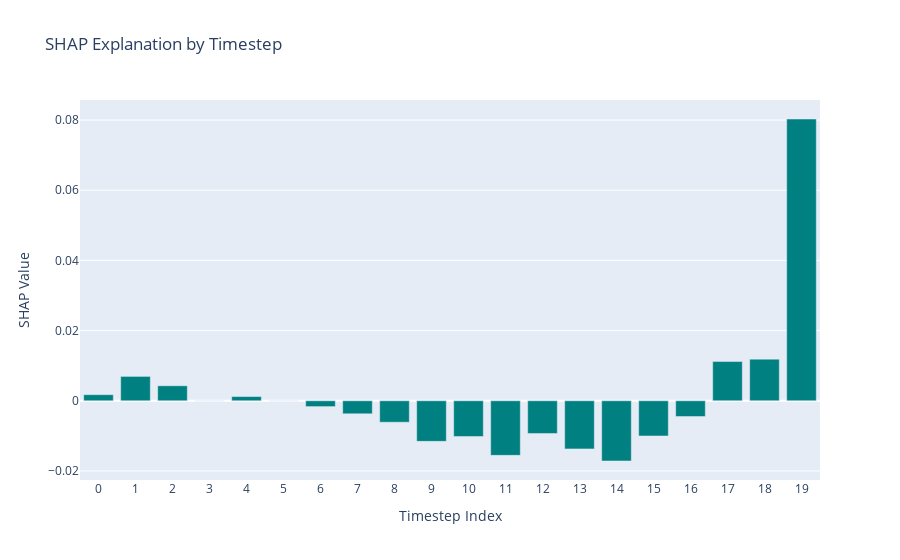

Notebook cell for this chart:
### Markdown cell above
##### Local Explanation

### Code cell
# Example: Plot the SHAP values for a single test sample - Local Explanation

# Select one test sample using the SHAP sampler
test_sample = shap.sample(X_test_flat, 1)  # returns a 2D array (1, 20)

# Compute the SHAP values for the sample using the previously defined explainer_shap
shap_values = explainer_shap.shap_values(test_sample)

# Assuming shap_values[0] is a (20, 1) array for a regression output; flatten it to get a 1D array of length 20.
shap_first = shap_values[0].flatten()

# Create a DataFrame for plotting, with a numeric timestep index.
df_shap = pd.DataFrame({
    "timestep_index": np.arange(len(shap_first)),
    "shap_value": shap_first
})

# Create a Plotly bar plot similar to the LIME bar plot.
fig = go.Figure(data=go.Bar(
    x=df_shap["timestep_index"],
    y=df_shap["shap_value"],
    marker_color="teal"  # you can choose any color you like
))
fig.update_layout(
    title="SHAP Explanation by Timestep",
    xaxis_title="Timestep Index",
    yaxis_title="SHAP Value",
    xaxis=dict(tickmode="linear", dtick=1)  # show every timestep
)
fig.show()

### Figure 1 — Plotly figure (JSON) as saved in the notebook; plotly's stock layout.template omitted (floating-point values rounded to 4 significant figures)
{"data": [{"marker": {"color": "teal"}, "type": "bar", "x": [0, 1, 2, 3, 4, 5, 6, 7, 8, 9, 10, 11, 12, 13, 14, 15, 16, 17, 18, 19], "y": [0.00173, 0.006946, 0.00427, 0, 0.001203, 0, -0.001666, -0.003713, -0.006116, -0.01157, -0.01018, -0.01556, -0.009322, -0.01372, -0.01717, -0.01004, -0.004493, 0.01117, 0.01187, 0.0803]}], "layout": {"title": {"text": "SHAP Explanation by Timestep"}, "xaxis": {"dtick": 1, "tickmode": "linear", "title": {"text": "Timestep Index"}}, "yaxis": {"title": {"text": "SHAP Value"}}}}
